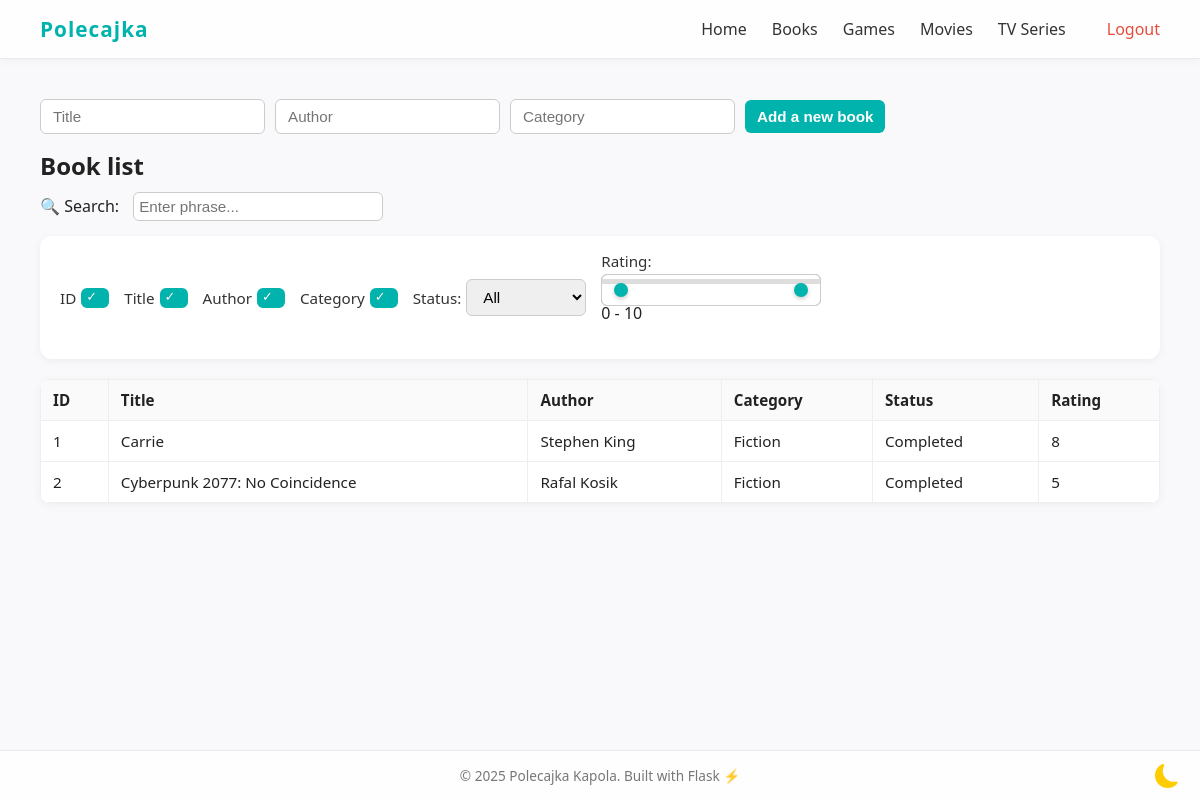
The page /books (signed in) on the database its author committed.
### tables this page shows
CREATE TABLE reviews (
            id INTEGER PRIMARY KEY AUTOINCREMENT,
            book_id INTEGER,
            rating INTEGER,
            review TEXT,
            date_finished TEXT,
            FOREIGN KEY(book_id) REFERENCES books(id) ON DELETE CASCADE
        );

CREATE TABLE books (
            id INTEGER PRIMARY KEY AUTOINCREMENT,
            title TEXT NOT NULL,
            author TEXT,
            category TEXT,
            status TEXT DEFAULT 'To Read',
            date_added TEXT,
            thumbnail TEXT
        );

### app.py (the view)
@app.route("/books")
def index():
    db_exists = os.path.exists("books.db")
    books = get_books()
    return render_template("index.html", books=books, db_exists=db_exists)

### app.py (called while the page is built)
def get_books():
    if not os.path.exists("books.db"):
        return []
    conn = get_connection()
    cur = conn.cursor()
    cur.execute("""
                SELECT b.id,
                       b.title,
                       b.author,
                       b.category,
                       b.status,
                       r.rating,
                       r.review,
                       b.thumbnail
                FROM books b
                         LEFT JOIN reviews r ON b.id = r.book_id
                ORDER BY b.date_added DESC
                """)
    books = cur.fetchall()
    conn.close()
    return books

### db_init.py (called while the page is built)
def get_connection():
    conn = sqlite3.connect(DB_NAME)
    conn.row_factory = sqlite3.Row
    conn.execute("PRAGMA foreign_keys = ON")
    return conn

### templates/index.html (shortened to what this page needs)
{% extends "base.html" %}
{% block content %}
{% if db_exists %}
<form action="{{ url_for('add') }}" method="POST">
    <input type="text" name="title" id="book-title" placeholder="Title" required autocomplete="off">
    <input type="text" name="author" id="book-author" placeholder="Author">
    <input type="text" name="category" placeholder="Category">
    <button type="submit">Add a new book</button>
</form>
{% else %}
<p style="margin:20px; opacity:0.5;">Cannot add books because database doesn't exist yet.</p>
{% endif %}
<h2>Book list</h2>
<div class="search-controls-wrapper">
    <label>🔍 Search:</label>
    <input type="text" id="custom-search" placeholder="Enter phrase..." style="width:250px; padding:5px; margin-left:10px;">
    <div class="column-search-checkboxes">
        <label>ID<input type="checkbox" checked data-column="0"></label>
        <label>Title<input type="checkbox" checked data-column="1"></label>
        <label>Author<input type="checkbox" checked data-column="2"></label>
        <label>Category<input type="checkbox" checked data-column="3"></label>
        <label>Status:
            <select id="status-filter" data-column="4">
                <option value="">All</option>
            </select>
        </label>
        <div class="rating-slider-container">
            <label>Rating:</label>
            <div class="slider-wrapper">
                <input type="range" id="rating-min" min="0" max="10" value="0" step="1">
                <input type="range" id="rating-max" min="0" max="10" value="10" step="1">
            </div>
            <span id="rating-display">0 - 10</span>
        </div>
    </div>
</div>
<table id="books-table" class="display">
    <thead>
        <tr>
            <th>ID</th>
            <th>Title</th>
            <th>Author</th>
            <th>Category</th>
            <th>Status</th>
            <th>Rating</th>
        </tr>
    </thead>
    <tbody>
    {% for book in books %}
        <tr data-id="{{ book['id'] }}">
            <td>{{ loop.index }}</td>
            <td>{{ book['title'] }}</td>
            <td>{{ book['author'] }}</td>
            <td>{{ book['category'] }}</td>
            <td>{{ book['status'] }}</td>
            <td>{{ book['rating'] or '' }}</td>
        </tr>
    {% endfor %}
    </tbody>
</table>
{% endblock %}

### static/style.css (style rules this page uses)
* { margin: 0; padding: 0; box-sizing: border-box; }
:root { --color-primary: #00b3ad; --color-primary-dark: #009a94; --color-text-dark: #222; --color-text-light: #666; --color-background: #f9f9fb; --color-card-bg: #fff; --color-border-light: rgba(0, 0, 0, 0.08); --color-accent-blue: #2196f3; --color-danger: #f44336; }
body { font-family: 'Segoe UI', Roboto, sans-serif; background: var(--color-background); color: var(--color-text-dark); min-height: 100vh; display: flex; flex-direction: column; }
table { width: 100%; border-collapse: collapse; background: var(--color-card-bg); border-radius: 10px; overflow: hidden; box-shadow: 0 2px 10px rgba(0,0,0,0.05); margin-top: 20px; }
th, td { border: 1px solid #eee; padding: 10px 12px; text-align: left; font-size: 0.95rem; }
th { background: #fafafa; font-weight: 600; }
form { display: flex; gap: 10px; flex-wrap: wrap; align-items: center; margin-bottom: 15px; }
input, select, button { padding: 8px 12px; border-radius: 6px; border: 1px solid #ccc; font-size: 0.95rem; }
button { background: var(--color-primary); color: white; border: none; font-weight: 600; cursor: pointer; transition: background 0.25s, transform 0.1s; }
.column-search-checkboxes { display: flex; flex-wrap: wrap; gap: 15px 15px; align-items: center; background: var(--color-card-bg); padding: 15px 20px; border-radius: 12px; box-shadow: 0 2px 8px rgba(0,0,0,0.05); margin-top: 15px; margin-bottom: 20px; }
.search-controls-wrapper { padding-top: 10px; }
.column-search-checkboxes label { display: flex; align-items: center; gap: 5px; cursor: pointer; font-size: 0.95rem; color: #333; }
.column-search-checkboxes input[type="checkbox"] { appearance: none; width: 18px; height: 18px; border: 2px solid #ccc; border-radius: 6px; position: relative; transition: all 0.25s ease; cursor: pointer; margin: 0; }
.column-search-checkboxes input[type="checkbox"]:checked { border-color: var(--color-primary); background: var(--color-primary); }
.column-search-checkboxes input[type="checkbox"]:checked::after { content: "✓"; position: absolute; color: white; font-size: 13px; top: -1px; left: 3px; text-shadow: 0 0 1px rgba(0,0,0,0.2); }
.rating-slider-container { display: flex; flex-direction: column; gap: 8px; width: 220px; padding-bottom: 20px; }
.slider-wrapper { position: relative; height: 5px; background: #ddd; border-radius: 5px; padding: 0 8px; }
.slider-wrapper input[type="range"] { position: absolute; width: 100%; top: -5px; background: none; pointer-events: none; -webkit-appearance: none; left: 0; }
#rating-display { margin-top: 10px; text-align: left; }

### rows shown on the page
reviews: title "Carrie", author "Stephen King", category "Fiction", status "Completed", rating "8"
reviews: title "Cyberpunk 2077: No Coincidence", author "Rafal Kosik", category "Fiction", status "Completed", rating "5"
